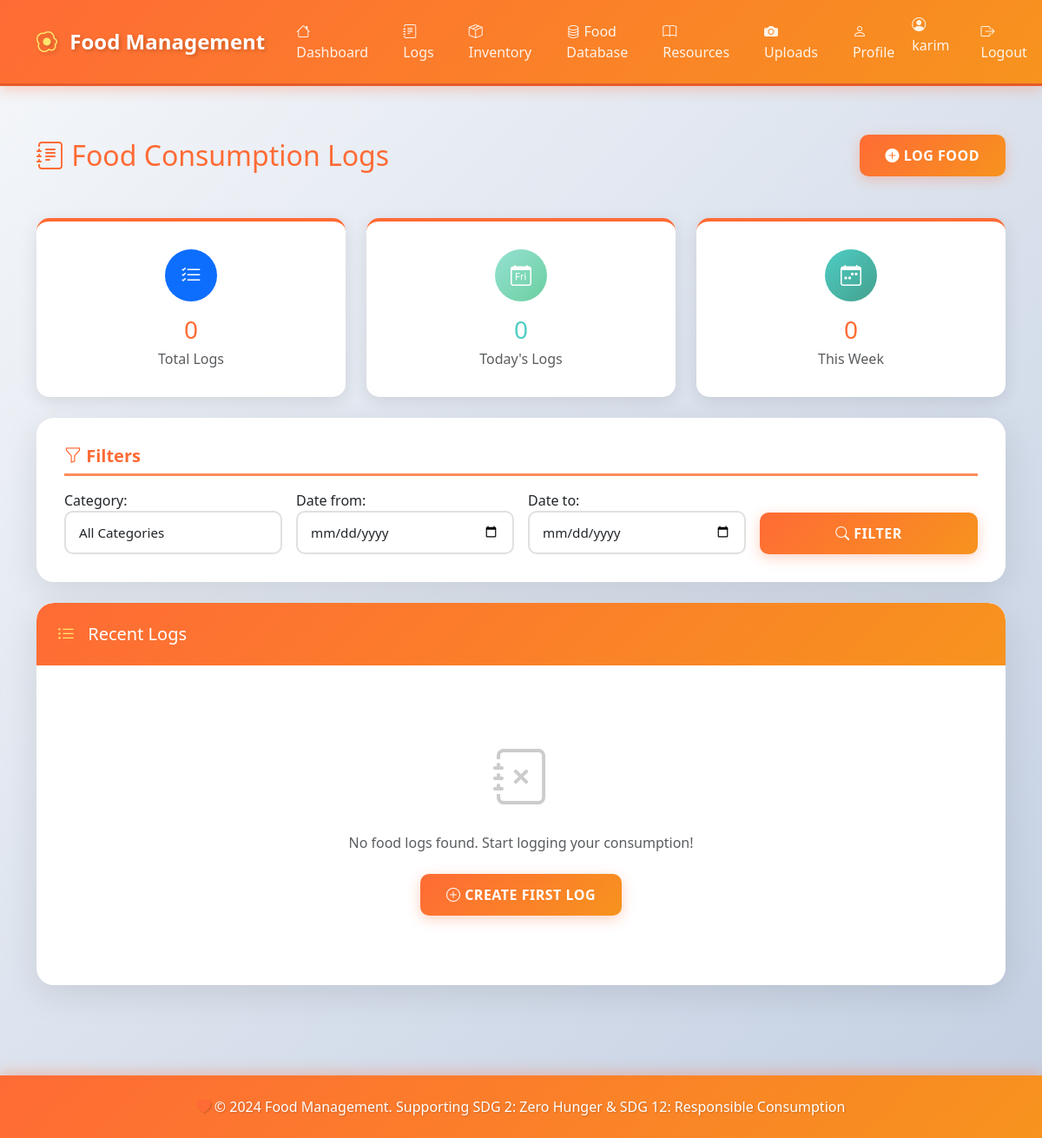
Page /logs/ (signed in) on the earlier database version.
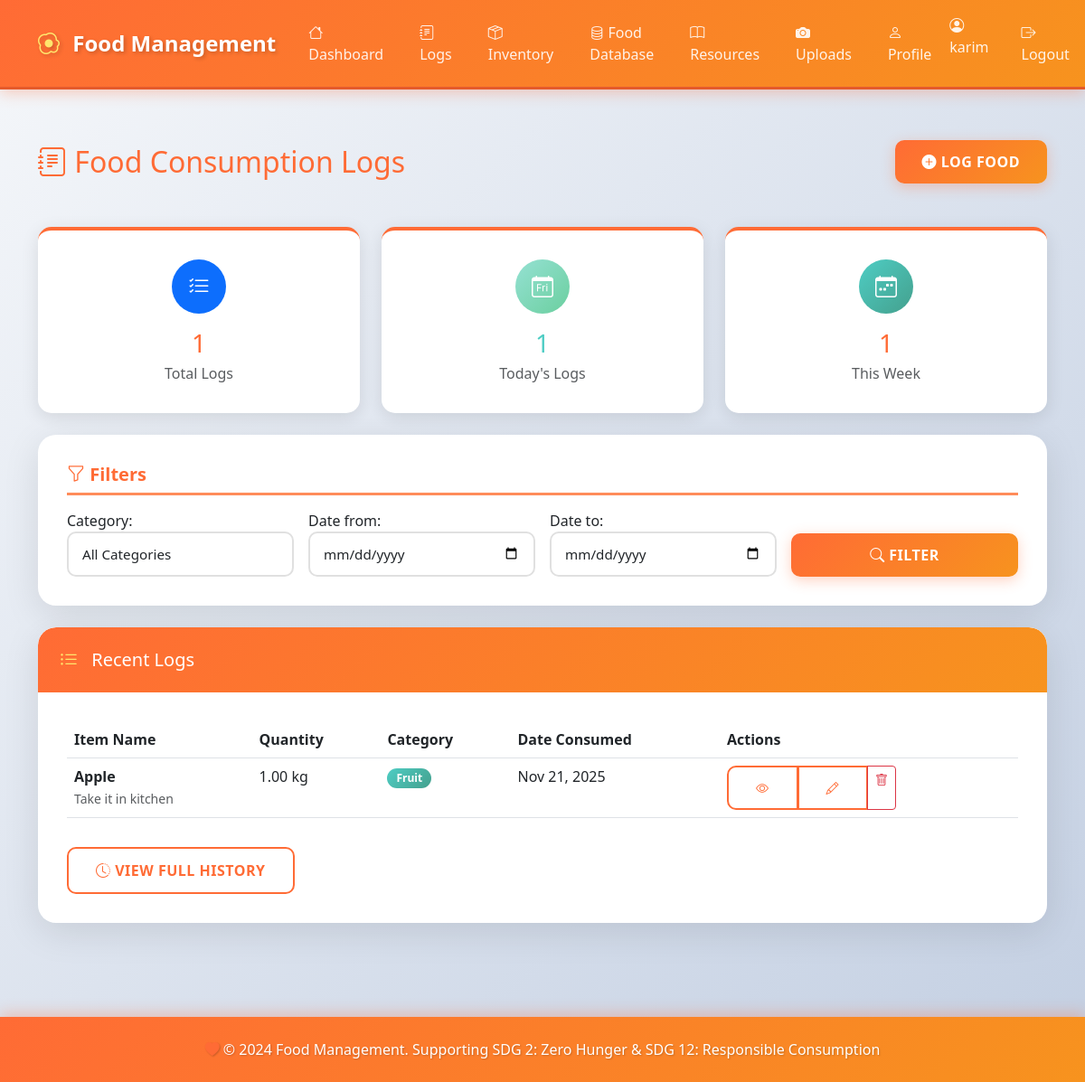
Same page on the later database version.
### logs/models.py (models this page shows, shortened)
class FoodLog(models.Model):
    CATEGORY_CHOICES = [
        ('vegetable', 'Vegetable'),
        ('fruit', 'Fruit'),
        ('dairy', 'Dairy'),
        ('meat', 'Meat'),
        ('grain', 'Grain'),
        ('beverage', 'Beverage'),
        ('snack', 'Snack'),
        ('other', 'Other'),
    ]
    UNIT_CHOICES = [
        ('kg', 'Kilogram (kg)'),
        ('g', 'Gram (g)'),
        ('lb', 'Pound (lb)'),
        ('oz', 'Ounce (oz)'),
        ('l', 'Liter (l)'),
        ('ml', 'Milliliter (ml)'),
        ('cup', 'Cup'),
        ('piece', 'Piece'),
        ('serving', 'Serving'),
    ]
    user = models.ForeignKey(User, on_delete=models.CASCADE, related_name='food_logs')
    item_name = models.CharField(max_length=255, help_text="Name of the food item")
    quantity = models.DecimalField(
        max_digits=10,
        decimal_places=2,
        validators=[MinValueValidator(0)],
        help_text="Quantity consumed"
    )
    unit = models.CharField(max_length=20, choices=UNIT_CHOICES, default='piece')
    category = models.CharField(max_length=50, choices=CATEGORY_CHOICES, default='other')
    date_consumed = models.DateField(help_text="Date when the food was consumed")
    notes = models.TextField(blank=True, null=True, help_text="Additional notes about the consumption")
    created_at = models.DateTimeField(auto_now_add=True)
    updated_at = models.DateTimeField(auto_now=True)
    class Meta:
        verbose_name = "Food Log"
        verbose_name_plural = "Food Logs"
        ordering = ['-date_consumed', '-created_at']
        indexes = [
            models.Index(fields=['user', '-date_consumed']),
            models.Index(fields=['category']),
        ]

### logs/views.py (the view)
# urls.py: path('', views.log_list, name='list'),
@login_required
def log_list(request):
    logs = FoodLog.objects.filter(user=request.user)
    filter_form = FoodLogFilterForm(request.GET)
    if filter_form.is_valid():
        category = filter_form.cleaned_data.get('category')
        date_from = filter_form.cleaned_data.get('date_from')
        date_to = filter_form.cleaned_data.get('date_to')
        if category:
            logs = logs.filter(category=category)
        if date_from:
            logs = logs.filter(date_consumed__gte=date_from)
        if date_to:
            logs = logs.filter(date_consumed__lte=date_to)
    total_logs = logs.count()
    today_logs = logs.filter(date_consumed=timezone.now().date()).count()
    week_logs = logs.filter(
        date_consumed__gte=timezone.now().date() - timedelta(days=7)
    ).count()
    category_stats = logs.values('category').annotate(
        count=Count('id')
    ).order_by('-count')
    context = {
        'logs': logs[:50],  # Limit to 50 most recent
        'filter_form': filter_form,
        'total_logs': total_logs,
        'today_logs': today_logs,
        'week_logs': week_logs,
        'category_stats': category_stats,
    }
    return render(request, 'logs/list.html', context)

### logs/forms.py
class FoodLogFilterForm(forms.Form):
    category = forms.ChoiceField(
        choices=[('', 'All Categories')] + FoodLog.CATEGORY_CHOICES,
        required=False,
        widget=forms.Select(attrs={
            'class': 'form-control',
            'onchange': 'this.form.submit()'
        })
    )
    date_from = forms.DateField(
        required=False,
        widget=forms.DateInput(attrs={
            'class': 'form-control',
            'type': 'date'
        })
    )
    date_to = forms.DateField(
        required=False,
        widget=forms.DateInput(attrs={
            'class': 'form-control',
            'type': 'date'
        })
    )

### templates/logs/list.html (shortened to what the changed rows need)
{% extends 'base.html' %}
{% block content %}
<div class="row mb-4">
    <div class="col-12">
        <div class="d-flex justify-content-between align-items-center mb-4">
            <h2 class="text-primary-custom mb-0">
                <i class="bi bi-journal-text"></i> Food Consumption Logs
            </h2>
        </div>
    </div>
</div>
<div class="row g-4 mb-4">
    <div class="col-md-4">
        <div class="dashboard-card text-center">
            <div class="rounded-circle bg-primary text-white d-flex align-items-center justify-content-center mx-auto mb-3" style="width: 60px; height: 60px; font-size: 1.5rem;">
                <i class="bi bi-list-check"></i>
            </div>
            <h3 class="mb-1" style="color: var(--primary-color);">{{ total_logs }}</h3>
            <p class="text-muted mb-0">Total Logs</p>
        </div>
    </div>
    <div class="col-md-4">
        <div class="dashboard-card text-center">
            <div class="rounded-circle text-white d-flex align-items-center justify-content-center mx-auto mb-3" style="width: 60px; height: 60px; font-size: 1.5rem; background: var(--gradient-success);">
                <i class="bi bi-calendar-day"></i>
            </div>
            <h3 class="mb-1" style="color: var(--secondary-color);">{{ today_logs }}</h3>
            <p class="text-muted mb-0">Today's Logs</p>
        </div>
    </div>
    <div class="col-md-4">
        <div class="dashboard-card text-center">
            <div class="rounded-circle text-white d-flex align-items-center justify-content-center mx-auto mb-3" style="width: 60px; height: 60px; font-size: 1.5rem; background: var(--gradient-secondary);">
                <i class="bi bi-calendar-week"></i>
            </div>
            <h3 class="mb-1" style="color: var(--primary-color);">{{ week_logs }}</h3>
            <p class="text-muted mb-0">This Week</p>
        </div>
    </div>
</div>
<div class="card">
    <div class="card-body">
        {% if logs %}
            <div class="table-responsive">
                <table class="table table-hover">
                    <thead>
                        <tr>
                            <th>Item Name</th>
                            <th>Quantity</th>
                            <th>Category</th>
                            <th>Date Consumed</th>
                            <th>Actions</th>
                        </tr>
                    </thead>
                    <tbody>
                        {% for log in logs %}
                        <tr>
                            <td>
                                <strong>{{ log.item_name }}</strong>
                                {% if log.notes %}
                                    <br><small class="text-muted">{{ log.notes|truncatewords:10 }}</small>
                                {% endif %}
                            </td>
                            <td>{{ log.quantity }} {{ log.unit }}</td>
                            <td>
                                <span class="badge" style="background: var(--gradient-secondary);">
                                    {{ log.get_category_display }}
                                </span>
                            </td>
                            <td>{{ log.date_consumed|date:"M d, Y" }}</td>
                            <td>
                                <div class="btn-group btn-group-sm">
                                    <a href="{% url 'logs:detail' log.pk %}" class="btn btn-outline-primary" title="View">
                                        <i class="bi bi-eye"></i>
                                    </a>
                                    <a href="{% url 'logs:edit' log.pk %}" class="btn btn-outline-primary" title="Edit">
                                        <i class="bi bi-pencil"></i>
                                    </a>
                                    <a href="{% url 'logs:delete' log.pk %}" class="btn btn-outline-danger" title="Delete">
                                        <i class="bi bi-trash"></i>
                                    </a>
                                </div>
                            </td>
                        </tr>
                        {% endfor %}
                    </tbody>
                </table>
            </div>
            <div class="mt-3">
                <a href="{% url 'logs:history' %}" class="btn btn-outline-primary">
                    <i class="bi bi-clock-history"></i> View Full History
                </a>
            </div>
        {% else %}
            <div class="text-center py-5">
                <i class="bi bi-journal-x" style="font-size: 4rem; color: #ccc;"></i>
                <p class="text-muted mt-3">No food logs found. Start logging your consumption!</p>
                <a href="{% url 'logs:create' %}" class="btn btn-primary mt-2">
                    <i class="bi bi-plus-circle"></i> Create First Log
                </a>
            </div>
        {% endif %}
    </div>
</div>
{% endblock %}

Differences in the rows shown:
added FoodLog: item_name "Apple", notes "Take it in kitchen", quantity "1.00", unit "kg", category "Fruit", date_consumed "Nov 21, 2025"
Other differences:
{{ total_logs }}: "0" → "1"
{{ today_logs }}: "0" → "1"
{{ week_logs }}: "0" → "1"
text no longer shown: "No food logs found. Start logging your consumption! CREATE FIRST LOG"
text now shown: "Item Name Quantity Category Date Consumed Actions VIEW FULL HISTORY"
